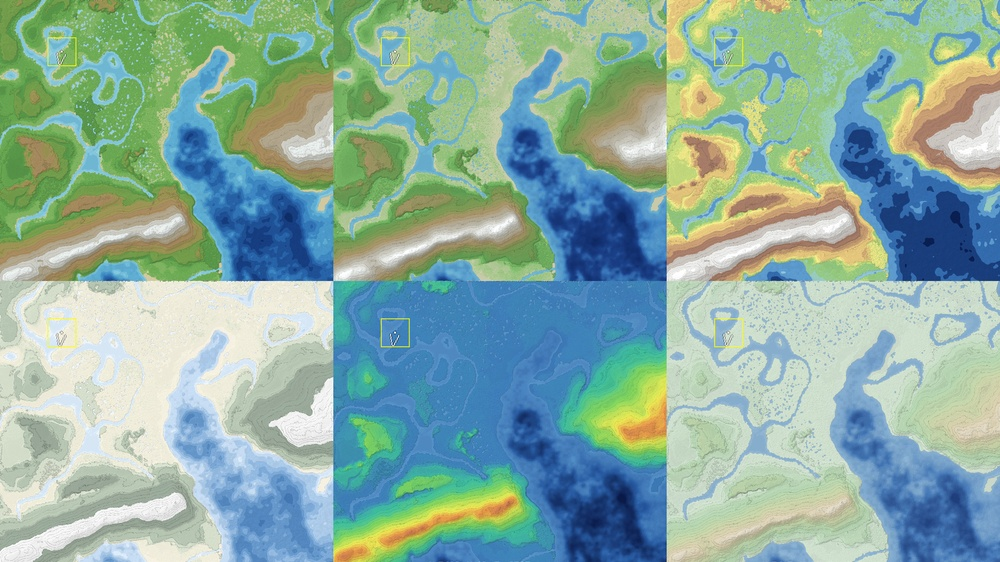
#> input picture img/1.jpg, 1000 x 562 px, shrunk from 1920 x 1080 before the run
$ python analyze-grey.py ../img/1.jpg
#> lines starting #> are read from the running program, lines starting #| are printed output that depends on the picture; after the words box and inside, x2 and y2 are one past the last pixel; in counts of white or black regions, pixels touching at a corner belong together
#!/usr/bin/env python3
"""Count knowingly-grey (FALLBACK) map pixels in voxymap screenshots.

Grey alone is NOT evidence: the palette's stone classes are grey too (STONE #7E7E7E,
ANDESITE #888889, GRAVEL #847F7F, DIORITE #BDBCBD) and hillshade/contours shift every colour.
So this script prefers the two unambiguous modes:

  1. magenta  - run with -DebugFallback: FALLBACK (slot 0) pixels are painted 255,0,255.
  2. exact    - run with -NoShading (hillshade+contours off): FALLBACK is exactly #8C8C8C,
                which no palette class uses.

The old soft-grey heuristic is still reported last but is only an upper bound.

Usage:
  python tools/analyze-grey.py <png> [more pngs...] [-m]
  python tools/analyze-grey.py <png> --json     # machine-readable, used by verify-release.ps1
"""
import sys
from pathlib import Path

import numpy as np
from PIL import Image

FALLBACK = np.array([0x8C, 0x8C, 0x8C], dtype=np.int16)
MAGENTA = np.array([0xFF, 0x00, 0xFF], dtype=np.int16)


def analyse(path: Path, write_mask: bool) -> None:
#> called with write_mask = False
    img = Image.open(path).convert("RGB")
#> img is the input picture: PIL image 1000x562 RGB; mean R, G, B 140.1, 173.9, 161.2
    a = np.asarray(img, dtype=np.int16)
    r, g, b = a[:, :, 0], a[:, :, 1], a[:, :, 2]
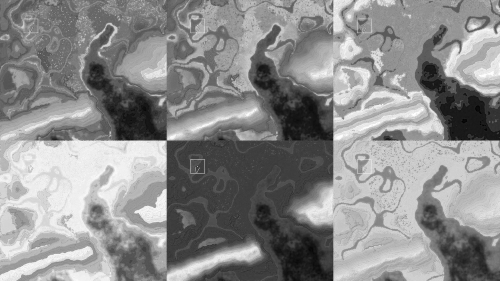
#> r: shape (562, 1000) int16 (shown at 1/2 size); min 0, max 255, mean 140.1
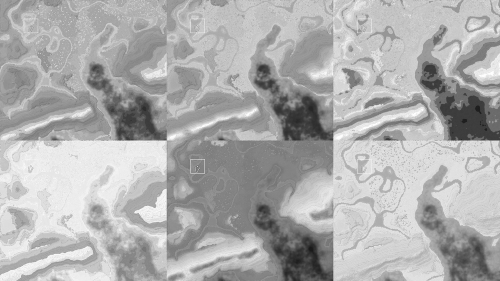
#> g: shape (562, 1000) int16 (shown at 1/2 size); min 24, max 255, mean 173.9
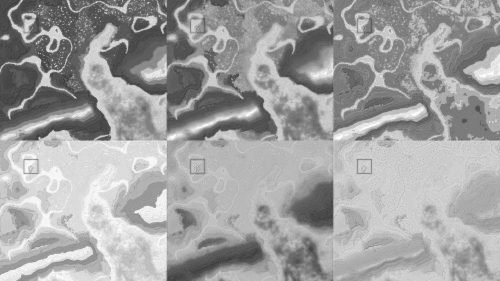
#> b: shape (562, 1000) int16 (shown at 1/2 size); min 23, max 255, mean 161.2

    magenta = np.all(a == MAGENTA, axis=2)
#> magenta: shape (562, 1000) bool; every value is 0
    exact = np.all(a == FALLBACK, axis=2)
    cert = magenta | exact

    mx = a.max(axis=2)
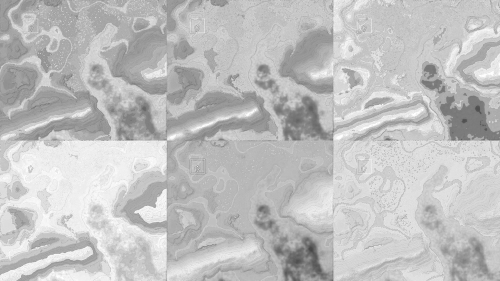
#> mx: shape (562, 1000) int16 (shown at 1/2 size); min 70, max 255, mean 191.9
    mn = a.min(axis=2)
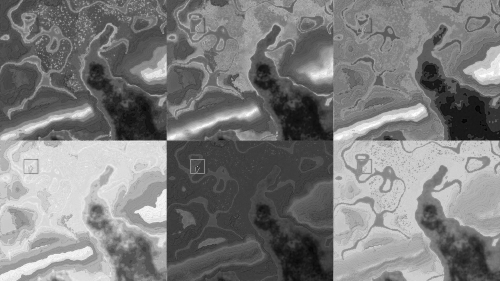
#> mn: shape (562, 1000) int16 (shown at 1/2 size); min 0, max 255, mean 124.3
    soft = ((mx - mn) <= 8) & (((r + g + b) // 3) >= 85) & (((r + g + b) // 3) <= 190)
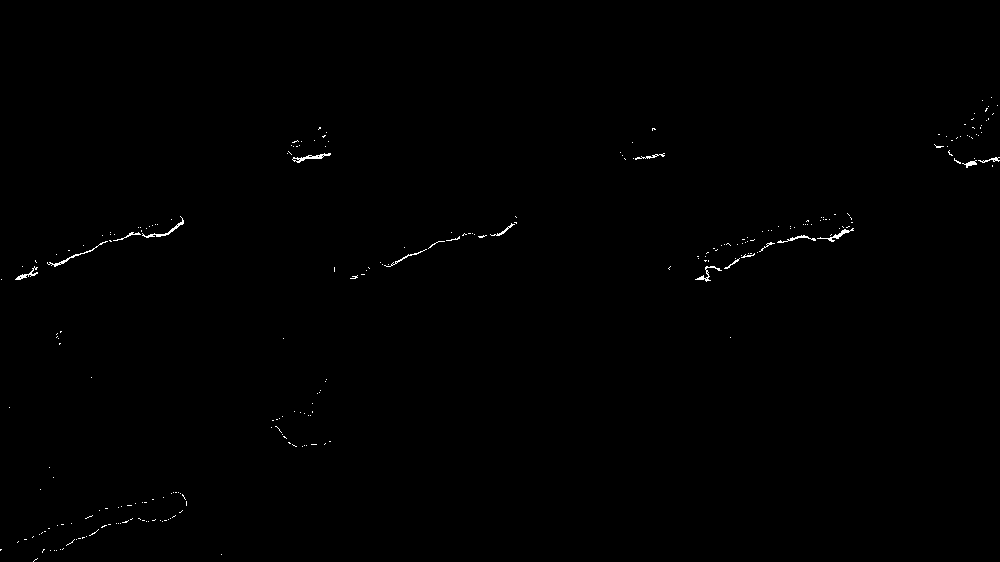
#> soft: shape (562, 1000) bool; 0.31% white in thin lines or dots, all inside (x1, y1, x2, y2) = (0, 97, 1000, 562)

    def pct(mask):
        n = int(mask.sum())
#> n = 0
        return n, 100.0 * n / mask.size

    mc, mp = pct(magenta)
#> mc = 0; mp = 0
    ec, ep = pct(exact)
#> ec = 0; ep = 0
    cc, cp = pct(cert)
#> cc = 0; cp = 0
    sc, sp = pct(soft)
#> sc = 1721; sp = 0.306
    ys, xs = np.nonzero(cert)
#> ys = empty array; xs = empty array
    bbox = (int(xs.min()), int(ys.min()), int(xs.max()), int(ys.max())) if cc else None
    print(f"{path.name}: magenta={mc} ({mp:.3f}%) exactFallback={ec} ({ep:.3f}%) "
          f"certain={cc} ({cp:.3f}%) bbox={bbox} | softGrey(upperBound)={sc} ({sp:.2f}%)")
#| 1.jpg: magenta=0 (0.000%) exactFallback=0 (0.000%) certain=0 (0.000%) bbox=None | softGrey(upperBound)=1721 (0.31%)

    if write_mask and cc:
        out = np.zeros_like(a, dtype=np.uint8)
        out[:, :, 0] = np.where(cert, 255, 0).astype(np.uint8)
        Image.fromarray(out, "RGB").save(path.with_name(path.stem + "-fallback-mask.png"))


if __name__ == "__main__":
    import json

    args = [a for a in sys.argv[1:] if not a.startswith("-")]
    mask = "-m" in sys.argv[1:]
    as_json = "--json" in sys.argv[1:]
    if not args:
        print(__doc__)
        sys.exit(2)

    # [12 lines left out: function stats, not called in this run]

    for p in args:
        if as_json:
            print(json.dumps(stats(Path(p)), ensure_ascii=False))
        else:
            analyse(Path(p), mask)
